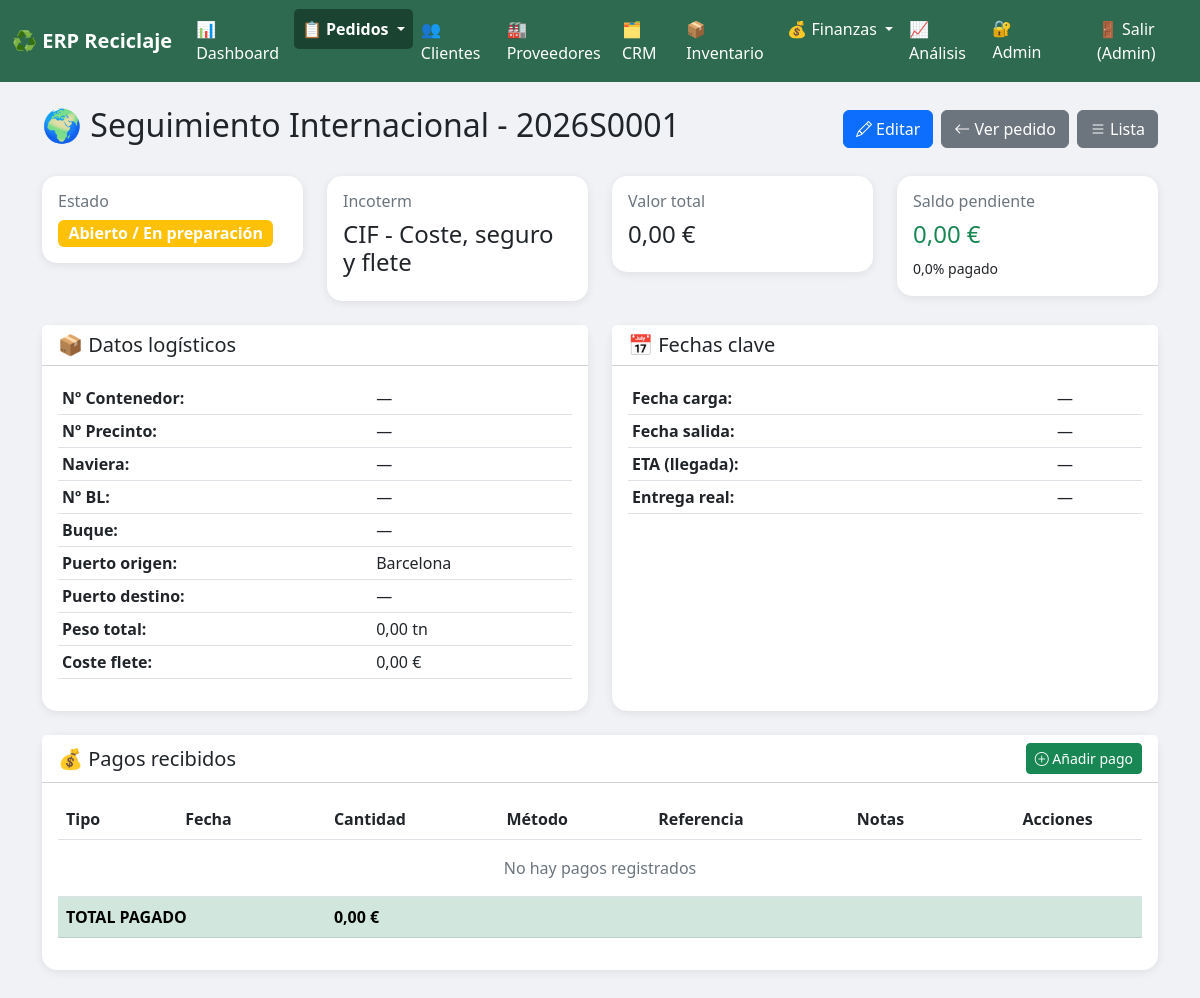
Page /pedidos/internacional/1/ (signed in) on the committed database.
### pedidos/models.py (models this page shows, shortened)
class PedidoInternacional(models.Model):
    AMBITO_CHOICES = [
        ('NACIONAL', 'Nacional'),
        ('INTERNACIONAL', 'Internacional'),
    ]
    ambito = models.CharField(max_length=20, choices=AMBITO_CHOICES, default='INTERNACIONAL')
    provincia_destino = models.CharField(max_length=100, blank=True, help_text="Solo para nacional")
    ESTADO_CHOICES = [
        ('ABIERTO', 'Abierto / En preparación'),
        ('EN_TRANSITO', 'En tránsito marítimo'),
        ('EN_DESTINO', 'En destino / Aduana'),
        ('ENTREGADO', 'Entregado al cliente'),
        ('CERRADO', 'Cerrado y cobrado'),
    ]
    INCOTERM_CHOICES = [
        ('EXW', 'EXW - En fábrica'),
        ('FOB', 'FOB - Libre a bordo'),
        ('CIF', 'CIF - Coste, seguro y flete'),
        ('CFR', 'CFR - Coste y flete'),
        ('DAP', 'DAP - Entrega en destino'),
        ('DDP', 'DDP - Entrega con derechos pagados'),
    ]
    pedido = models.OneToOneField(Pedido, on_delete=models.CASCADE, related_name='internacional')
    estado = models.CharField(max_length=20, choices=ESTADO_CHOICES, default='ABIERTO')
    incoterm = models.CharField(max_length=10, choices=INCOTERM_CHOICES, default='CIF')
    condicion_pago = models.ForeignKey(CondicionPago, on_delete=models.SET_NULL, null=True, blank=True)
    numero_contenedor = models.CharField(max_length=50, blank=True)
    numero_precinto = models.CharField(max_length=50, blank=True)
    naviera = models.CharField(max_length=100, blank=True)
    numero_bl = models.CharField(max_length=50, blank=True, verbose_name="Nº Bill of Lading")
    buque = models.CharField(max_length=100, blank=True)
    fecha_carga = models.DateField(null=True, blank=True)
    fecha_salida = models.DateField(null=True, blank=True)
    fecha_eta = models.DateField(null=True, blank=True, verbose_name="Fecha estimada de llegada (ETA)")
    fecha_entrega_real = models.DateField(null=True, blank=True)
    valor_total = models.DecimalField(max_digits=15, decimal_places=2, default=0, verbose_name="Valor total (€)")
    coste_flete = models.DecimalField(max_digits=12, decimal_places=2, default=0, verbose_name="Coste flete (€)")
    peso_total_kg = models.DecimalField(max_digits=12, decimal_places=2, default=0, verbose_name="Peso total (tn)")
    puerto_origen = models.CharField(max_length=100, blank=True, default="Barcelona")
    puerto_destino = models.CharField(max_length=100, blank=True)
    notas = models.TextField(blank=True)
    fecha_creacion = models.DateTimeField(auto_now_add=True)
    fecha_actualizacion = models.DateTimeField(auto_now=True)
    @property
    def total_pagado(self):
        return self.pagos.aggregate(t=Sum('cantidad'))['t'] or Decimal('0')
    @property
    def porcentaje_pagado(self):
        if self.valor_total and self.valor_total > 0:
            return (self.total_pagado / self.valor_total) * 100
        return 0
    @property
    def saldo_pendiente(self):
        return self.valor_total - self.total_pagado
    @property
    def dias_para_llegada(self):
        if self.fecha_eta:
            from datetime import date
            delta = (self.fecha_eta - date.today()).days
            return delta
        return None
    @property
    def alerta_cobro(self):
        if not self.fecha_eta or not self.condicion_pago:
            return False
        if self.saldo_pendiente > 0:
            dias = self.dias_para_llegada
            if dias is not None and dias <= self.condicion_pago.dias_antes_llegada:
                return True
        return False
    class Meta:
        verbose_name = "Pedido internacional"
        verbose_name_plural = "Pedidos internacionales"
        ordering = ['-fecha_creacion']

class Pedido(models.Model):
    TIPO_OPERACION = [
        ('VENTA_MAT', 'Venta de Material'),
        ('COMPRA_MAT', 'Compra de Material'),
        ('MAQUILA', 'Maquila'),
    ]
    ESTADO_PEDIDO = [
        ('PREVISION','Previsión (sin material)'),
        ('PENDIENTE', 'Pendiente'),
        ('PROCESANDO', 'Procesando'),
        ('COMPLETADO', 'Completado'),
        ('CANCELADO', 'Cancelado'),
    ]
    INCOTERM_CHOICES = [
        ('', '-- Sin incoterm --'),
        ('EXW', 'EXW - En fábrica'),
        ('FOB', 'FOB - Libre a bordo'),
        ('CIF', 'CIF - Coste, seguro y flete'),
        ('CFR', 'CFR - Coste y flete'),
        ('DAP', 'DAP - Entrega en destino'),
        ('DDP', 'DDP - Entrega con derechos pagados'),
    ]
    numero_pedido = models.CharField(max_length=50, unique=True, blank=True)
    tipo = models.CharField(max_length=20, choices=TIPO_OPERACION, default='VENTA_MAT')
    estado = models.CharField(max_length=20, choices=ESTADO_PEDIDO, default='PREVISION')
    fecha = models.DateTimeField(default=timezone.now)
    cliente = models.ForeignKey(
        Cliente, on_delete=models.PROTECT,
        null=True, blank=True, related_name='pedidos'
    )
    proveedor = models.ForeignKey(
        Proveedor, on_delete=models.PROTECT,
        null=True, blank=True, related_name='pedidos'
    )
    incoterm = models.CharField(
        max_length=10, choices=INCOTERM_CHOICES,
        blank=True, default='', verbose_name="Incoterm"
    )
    pedido_origen = models.ForeignKey(
        'self',
        on_delete=models.SET_NULL,
        null=True, blank=True,
        related_name='pedidos_venta',
        limit_choices_to={'tipo__in': ['COMPRA_MAT']},
        verbose_name="Pedido de compra origen"
    )
    peso_real_tn = models.DecimalField(
        max_digits=12, decimal_places=2,
        null=True, blank=True,
        verbose_name="Peso real en báscula (tn)"
    )
    notas = models.TextField(blank=True)
    class Meta:
        verbose_name = "Pedido"
        verbose_name_plural = "Pedidos"
        ordering = ['-fecha']

### pedidos/views.py (the view, shortened to what this page needs)
# urls.py: path('internacional/<int:int_id>/', views.detalle_pedido_internacional, name='detalle_pedido_internacional'),
@login_required
def detalle_pedido_internacional(request, int_id):
    pedido_int = get_object_or_404(PedidoInternacional, id=int_id)
    context = {
        'pedido_int': pedido_int,
        'pagos': pedido_int.pagos.all().order_by('-fecha'),
        'tipos_pago': PagoInternacional.TIPO_PAGO,
    }
    return render(request, 'pedidos/detalle_pedido_internacional.html', context)

### pedidos/templates/pedidos/detalle_pedido_internacional.html (shortened to what this page needs)
{% extends 'base.html' %}
{% load formato_es %}
{% block content %}
<div class="d-flex justify-content-between align-items-center mb-4">
    <h2>🌍 Seguimiento Internacional - {{ pedido_int.pedido.numero_pedido }}</h2>
    <div class="d-flex gap-2">
        <a href="{% url 'editar_pedido_internacional' pedido_int.id %}" class="btn btn-primary">
            <i class="bi bi-pencil"></i> Editar
        </a>
        <a href="{% url 'detalle_pedido' pedido_int.pedido.id %}" class="btn btn-secondary">
            <i class="bi bi-arrow-left"></i> Ver pedido
        </a>
        <a href="{% url 'seguimiento_internacional' %}" class="btn btn-secondary">
            <i class="bi bi-list"></i> Lista
        </a>
    </div>
</div>
<div class="row mb-4">
    <div class="col-md-3">
        <div class="card card-custom">
            <div class="card-body">
                <h6 class="text-muted">Estado</h6>
                <span class="badge bg-{% if pedido_int.estado == 'CERRADO' %}success{% elif pedido_int.estado == 'ENTREGADO' %}info{% elif pedido_int.estado == 'EN_TRANSITO' %}primary{% else %}warning{% endif %} fs-6">
                    {{ pedido_int.get_estado_display }}
                </span>
            </div>
        </div>
    </div>
    <div class="col-md-3">
        <div class="card card-custom">
            <div class="card-body">
                <h6 class="text-muted">Incoterm</h6>
                <h4>{{ pedido_int.get_incoterm_display }}</h4>
            </div>
        </div>
    </div>
    <div class="col-md-3">
        <div class="card card-custom">
            <div class="card-body">
                <h6 class="text-muted">Valor total</h6>
                <h4>{{ pedido_int.valor_total|formato_es }} €</h4>
            </div>
        </div>
    </div>
    <div class="col-md-3">
        <div class="card card-custom {% if pedido_int.saldo_pendiente > 0 %}border-warning{% else %}border-success{% endif %}">
            <div class="card-body">
                <h6 class="text-muted">Saldo pendiente</h6>
                <h4 class="{% if pedido_int.saldo_pendiente > 0 %}text-warning{% else %}text-success{% endif %}">
                    {{ pedido_int.saldo_pendiente|formato_es }} €
                </h4>
                <small>{{ pedido_int.porcentaje_pagado|floatformat:1 }}% pagado</small>
            </div>
        </div>
    </div>
</div>
<div class="row">
    <div class="col-md-6 mb-4">
        <div class="card card-custom h-100">
            <div class="card-header bg-white">
                <h5 class="mb-0">📦 Datos logísticos</h5>
            </div>
            <div class="card-body">
                <table class="table table-sm">
                    <tr><td><strong>Nº Contenedor:</strong></td><td>{{ pedido_int.numero_contenedor|default:"—" }}</td></tr>
                    <tr><td><strong>Nº Precinto:</strong></td><td>{{ pedido_int.numero_precinto|default:"—" }}</td></tr>
                    <tr><td><strong>Naviera:</strong></td><td>{{ pedido_int.naviera|default:"—" }}</td></tr>
                    <tr><td><strong>Nº BL:</strong></td><td>{{ pedido_int.numero_bl|default:"—" }}</td></tr>
                    <tr><td><strong>Buque:</strong></td><td>{{ pedido_int.buque|default:"—" }}</td></tr>
                    <tr><td><strong>Puerto origen:</strong></td><td>{{ pedido_int.puerto_origen|default:"—" }}</td></tr>
                    <tr><td><strong>Puerto destino:</strong></td><td>{{ pedido_int.puerto_destino|default:"—" }}</td></tr>
                    <tr><td><strong>Peso total:</strong></td><td>{{ pedido_int.peso_total_kg|floatformat:2 }} tn</td></tr>
                    <tr><td><strong>Coste flete:</strong></td><td>{{ pedido_int.coste_flete|formato_es }} €</td></tr>
                </table>
            </div>
        </div>
    </div>
    <div class="col-md-6 mb-4">
        <div class="card card-custom h-100">
            <div class="card-header bg-white">
                <h5 class="mb-0">📅 Fechas clave</h5>
            </div>
            <div class="card-body">
                <table class="table table-sm">
                    <tr><td><strong>Fecha carga:</strong></td><td>{{ pedido_int.fecha_carga|date:"d/m/Y"|default:"—" }}</td></tr>
                    <tr><td><strong>Fecha salida:</strong></td><td>{{ pedido_int.fecha_salida|date:"d/m/Y"|default:"—" }}</td></tr>
                    <tr><td><strong>ETA (llegada):</strong></td><td>{{ pedido_int.fecha_eta|date:"d/m/Y"|default:"—" }}</td></tr>
                    <tr><td><strong>Entrega real:</strong></td><td>{{ pedido_int.fecha_entrega_real|date:"d/m/Y"|default:"—" }}</td></tr>
                </table>
            </div>
        </div>
    </div>
</div>
<div class="card card-custom mb-4">
    <div class="card-header bg-white d-flex justify-content-between align-items-center">
        <h5 class="mb-0">💰 Pagos recibidos</h5>
        <button class="btn btn-success btn-sm" data-bs-toggle="collapse" data-bs-target="#formPago">
            <i class="bi bi-plus-circle"></i> Añadir pago
        </button>
    </div>
    <div class="card-body">
        <table class="table table-hover">
            <thead>
                <tr>
                    <th>Tipo</th>
                    <th>Fecha</th>
                    <th>Cantidad</th>
                    <th>Método</th>
                    <th>Referencia</th>
                    <th>Notas</th>
                    <th class="text-center">Acciones</th>
                </tr>
            </thead>
            <tbody>
                {% for p in pagos %}
                <tr>
                    <td><span class="badge bg-info">{{ p.get_tipo_display }}</span></td>
                    <td>{{ p.fecha|date:"d/m/Y" }}</td>
                    <td><strong>{{ p.cantidad|formato_es }} €</strong></td>
                    <td>{{ p.metodo|default:"—" }}</td>
                    <td>{{ p.referencia|default:"—" }}</td>
                    <td>{{ p.notas|default:"—"|truncatechars:40 }}</td>
                    <td class="text-center">
                        <a href="{% url 'eliminar_pago_internacional' p.id %}" class="btn btn-outline-danger btn-sm" title="Eliminar">
                            <i class="bi bi-trash"></i>
                        </a>
                    </td>
                </tr>
                {% empty %}
                <tr>
                    <td colspan="7" class="text-center text-muted py-3">
                        No hay pagos registrados
                    </td>
                </tr>
                {% endfor %}
            </tbody>
            <tfoot>
                <tr class="table-success">
                    <td colspan="2"><strong>TOTAL PAGADO</strong></td>
                    <td colspan="5"><strong>{{ pedido_int.total_pagado|formato_es }} €</strong></td>
                </tr>
            </tfoot>
        </table>
    </div>
</div>
{% endblock %}

### templates/base.html (shortened to what this page needs)
<!DOCTYPE html>
<html lang="es">
<head>
    <link href="/static/css/bootstrap.min.css" rel="stylesheet">
    <link href="/static/css/bootstrap-icons.css" rel="stylesheet">
</head>
<body>
    <nav class="navbar navbar-expand-lg navbar-custom">
        <div class="container-fluid">
            <a class="navbar-brand text-white fw-bold" href="/">♻️ ERP Reciclaje</a>
            <div class="collapse navbar-collapse" id="menuPrincipal">
                <ul class="navbar-nav me-auto">
                    <li class="nav-item">
                        <a class="nav-link {% if request.path == '/' %}active{% endif %}" href="/">📊 Dashboard</a>
                    </li>
                    <li class="nav-item dropdown">
                        <a class="nav-link dropdown-toggle {% if '/pedidos/' in request.path %}active{% endif %}" href="#" data-bs-toggle="dropdown">
                            📋 Pedidos
                        </a>
                    </li>
                    <li class="nav-item">
                        <a class="nav-link {% if '/clientes/' in request.path %}active{% endif %}" href="/clientes/">👥 Clientes</a>
                    </li>
                    <li class="nav-item">
                        <a class="nav-link {% if '/proveedores/' in request.path %}active{% endif %}" href="{% url 'lista_proveedores' %}">🏭 Proveedores</a>
                    </li>
                    <li class="nav-item">
                        <a class="nav-link {% if '/crm/' in request.path %}active{% endif %}" href="/crm/">🗂️ CRM</a>
                    </li>
                    <li class="nav-item">
                        <a class="nav-link {% if '/inventario/' in request.path %}active{% endif %}" href="/inventario/">📦 Inventario</a>
                    </li>
                    <li class="nav-item dropdown">
                        <a class="nav-link dropdown-toggle {% if '/finanzas/' in request.path %}active{% endif %}" href="#" data-bs-toggle="dropdown">
                            💰 Finanzas
                        </a>
                    </li>
                    <li class="nav-item">
                        <a class="nav-link {% if '/analisis/' in request.path %}active{% endif %}" href="/analisis/">📈 Análisis</a>
                    </li>
                </ul>
                <ul class="navbar-nav">
                    <li class="nav-item">
                        <a class="nav-link" href="/admin/" target="_blank">🔐 Admin</a>
                    </li>
                    {% if user.is_authenticated %}
                    <li class="nav-item">
                        <form method="POST" action="{% url 'logout' %}" style="display:inline;">
                            <button type="submit" class="nav-link btn btn-link" style="color: white; text-decoration: none;">
                                🚪 Salir ({{ user.username }})
                            </button>
                        </form>
                    </li>
                    {% endif %}
                </ul>
            </div>
        </div>
    </nav>
    <div class="container mt-4 mb-5">
        {% block content %}{% endblock %}
    </div>
</body>
</html>

### rows in the picture
PedidoInternacional: pedido.numero_pedido "2026S0001", estado "Abierto / En preparación", incoterm "CIF - Coste, seguro y flete", valor_total "0,00", saldo_pendiente "0,00", porcentaje_pagado "0,0", numero_contenedor "—", numero_precinto "—", naviera "—", numero_bl "—", buque "—", puerto_origen "Barcelona", puerto_destino "—", peso_total_kg "0,00", coste_flete "0,00", fecha_carga "—", fecha_salida "—", fecha_eta "—", fecha_entrega_real "—", total_pagado "0,00"

### other values in the picture
{{ user.username }} "Admin"
